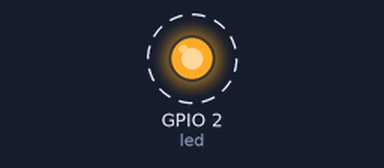
The program below on a simulated ESP32 board running MicroPython. On the bench: output pins drawn as LEDs (lit = HIGH). Dashed ring = blinking. At 4.0 s the program stops and its outputs stay as they are.

Above: at 0.5 s.
Timing chart, 0 to 4.6 s (numbered marks = the images above):
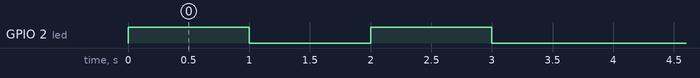

The program:

test.py
```python
from machine import Pin
import time

led = Pin(2, Pin.OUT)  # GPIO2 is usually the built-in LED on ESP32

i = 2
while i:
    led.value(1)  # Turn LED ON
    time.sleep(1)  # Wait 1 second
    led.value(0)  # Turn LED OFF
    time.sleep(1)  # Wait 1 second
    i-=1

led.value(0)  # Turn LED OFF
```

Measured:
- by itself, GPIO 2 (led): alternates HIGH for 1.0 s and LOW for 1.0 s, 4 changes in all, then stays LOW
